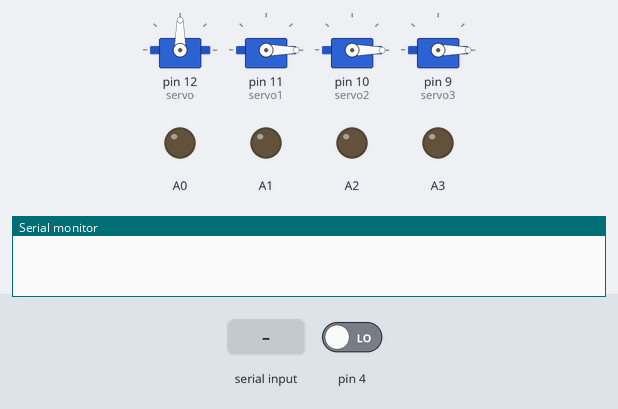
Recording of a sketch running on a simulated Arduino Uno, built with avr-gcc and run on an emulated ATmega328P. Parts: 4 × servo, output pins drawn as LEDs (lit = HIGH), the last lines printed to the serial monitor. The test bench sets the inputs (shaded band); at power-on: pin 4 LOW.

Above: at 2.2 s.
2.3 s: "F" received over the second serial link
At 2.6 s:
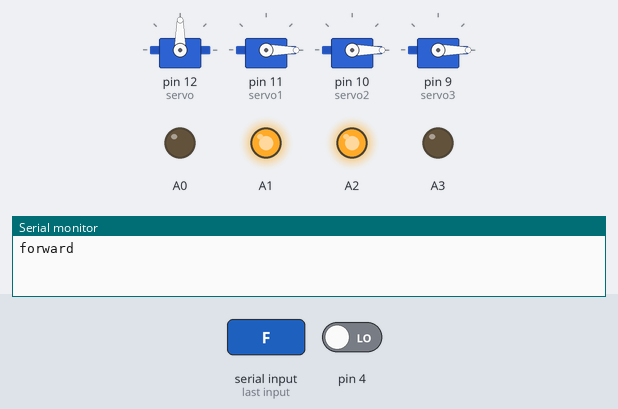
3.8 s: "B" received over the second serial link
At 4.9 s:
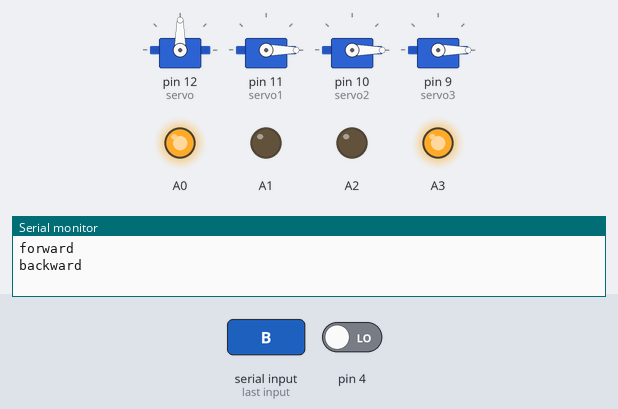
5.3 s: "L" received over the second serial link
At 6.1 s:
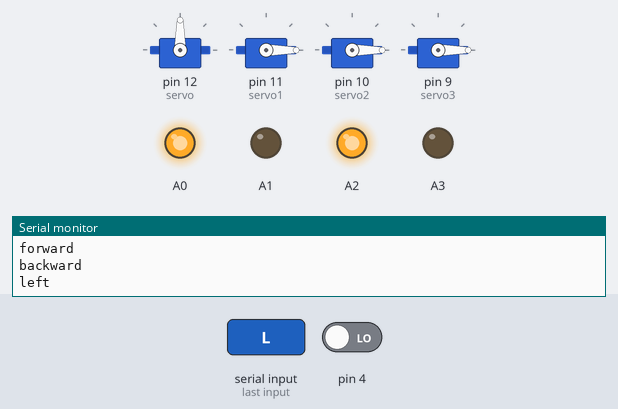
6.8 s: "R" received over the second serial link
At 7.2 s:
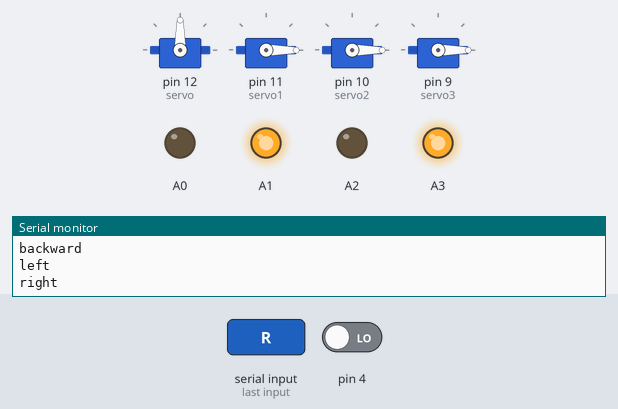
8.3 s: "1" received over the second serial link
At 9.5 s:
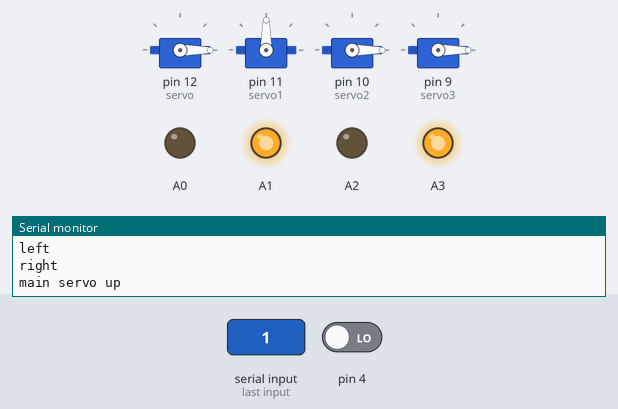
9.8 s: "3" received over the second serial link
At 10.7 s:
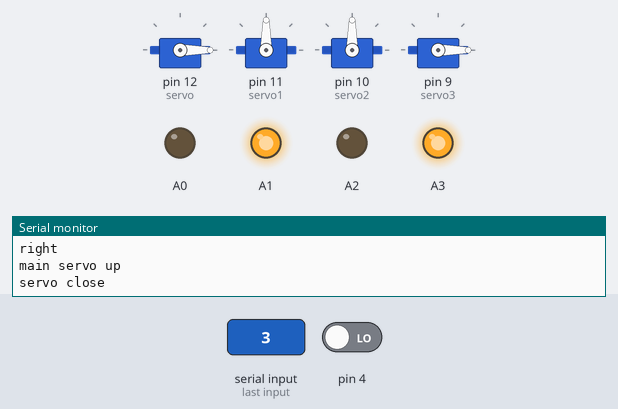
Timing chart, 0 to 15.3 s (numbered marks = the images above; inputs shaded):
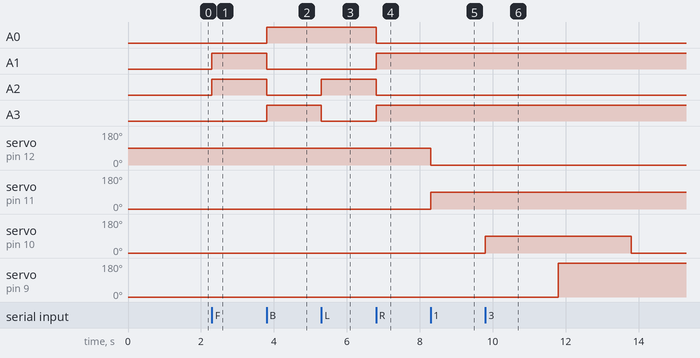

Measured:
- after the input at 2.3 s, A1, A2: LOW → HIGH at once
- after the input at 3.8 s, A0, A3: LOW → HIGH at once; A1, A2: HIGH → LOW at once
- after the input at 5.3 s, A2: LOW → HIGH at once; A3: HIGH → LOW at once
- after the input at 6.8 s, A0, A2: HIGH → LOW at once; A1, A3: LOW → HIGH at once
- after the input at 8.3 s, servo on pin 12 (servo): 90° → 0° at once; servo on pin 11 (servo1): 0° → 90° at once
- after the input at 9.8 s, servo on pin 10 (servo2): 0° → 90° at once, → 0° 4.0 s later; servo on pin 9 (servo3): 0° → 180° after 2.0 s

The sketch:

trash_collector_robot.ino
```cpp
#include <SoftwareSerial.h>
SoftwareSerial mySerial(2, 3);
//const int buzz = 12;
char receivedChar;
#include<Servo.h>
Servo servo; //create a servo object
Servo servo1;
Servo servo2;
Servo servo3;
int pos = 0;  //initial position of the servo

void setup() {
  // put your setup code here, to run once:
Serial.begin(9600);
mySerial.begin(9600);
servo.attach(12);  //pin used by the servo
servo1.attach(11);
servo2.attach(10);
servo3.attach(9);


pinMode(A0,OUTPUT);
pinMode(A1,OUTPUT);
pinMode(A2,OUTPUT);
pinMode(A3,OUTPUT);
//pinMode(buzz,OUTPUT);
//pinMode(6,OUTPUT);
pinMode(4,INPUT);
   servo3.write(0);
  servo2.write(0);
  servo.write(90);
  servo1.write(0);
  delay(1000);
}

void loop() {

m1();
}

void m1()
{


 if (mySerial.available()) {
    receivedChar =(char)mySerial.read();
    //Serial.print ("Received:");//print on serial monitor
    //Serial.println(receivedChar);//print on serial monitor

    if(receivedChar == 'F')
    {
      Serial.println("forward");
      m_forward();

    }
    if(receivedChar == 'B')
    {
      Serial.println("backward");
      m_backward();
    }
     if(receivedChar == 'L')
    {
     Serial.println("left");
      m_left();
    }
    if(receivedChar == 'R')
    {
     Serial.println("right");
      m_right();
    }

    if(receivedChar == '1')
    {
     Serial.println("main servo up");
      mservo_up();
    }

     if(receivedChar == '2')
    {
     Serial.println("main servo down");
      mservo_down();
    }
    if(receivedChar == '3')
    {
     Serial.println("servo close");
      mservo_open();
    }

     if(receivedChar == '4')
    {
     Serial.println("servo open");
      mservo_close();
    }

    if(receivedChar == 'H')
    {
     Serial.println("pump on");
     digitalWrite(6,HIGH);
    }

    if(receivedChar == 'h')
    {
     Serial.println("pump off");
     digitalWrite(6,LOW);
    }

    if(receivedChar == 'S')
    {
      Serial.println("stop");
      m_stop();
    }
  }

 }


void  m_backward()
{
 digitalWrite(A0,HIGH);
 digitalWrite(A1,LOW);
 digitalWrite(A2,LOW);
 digitalWrite(A3,HIGH);
}

void m_forward()
{
 digitalWrite(A0,LOW);
 digitalWrite(A1,HIGH);
 digitalWrite(A2,HIGH);
 digitalWrite(A3,LOW);
}

void m_right()
{
 digitalWrite(A0,LOW);
 digitalWrite(A1,HIGH);
 digitalWrite(A2,LOW);
 digitalWrite(A3,HIGH);

}

void m_left()
{
   digitalWrite(A0,HIGH);
 digitalWrite(A1,LOW);
 digitalWrite(A2,HIGH);
 digitalWrite(A3,LOW);
}

void  m_stop()
{
 digitalWrite(A0,LOW);
 digitalWrite(A1,LOW);
 digitalWrite(A2,LOW);
 digitalWrite(A3,LOW);
 //digitalWrite(7,LOW);
}

void mservo_up()
{

    servo.write(0);

     servo1.write(90);
    delay(15);

}

void mservo_down()
{

    servo.write(90);
     servo1.write(0);
     delay(15);
}

void mservo_open(){
    servo2.write(90);
    delay(2000);
     metal();
    servo2.write(0);              // tell servo to go to position in variable 'pos'
    delay(15);                       // waits 15ms for the servo to reach the position
  }


void mservo_close(){

    servo2.write(120);              // tell servo to go to position in variable 'pos'
    delay(15);                       // waits 15ms for the servo to reach the position
  }                      // waits 15ms for the servo to reach the position

void metal(){
  int m = digitalRead(4);
  if(m == HIGH){
   servo3.write(0);
  }
  else
  {
   servo3.write(180);
  }
  delay(2000);
}
```
